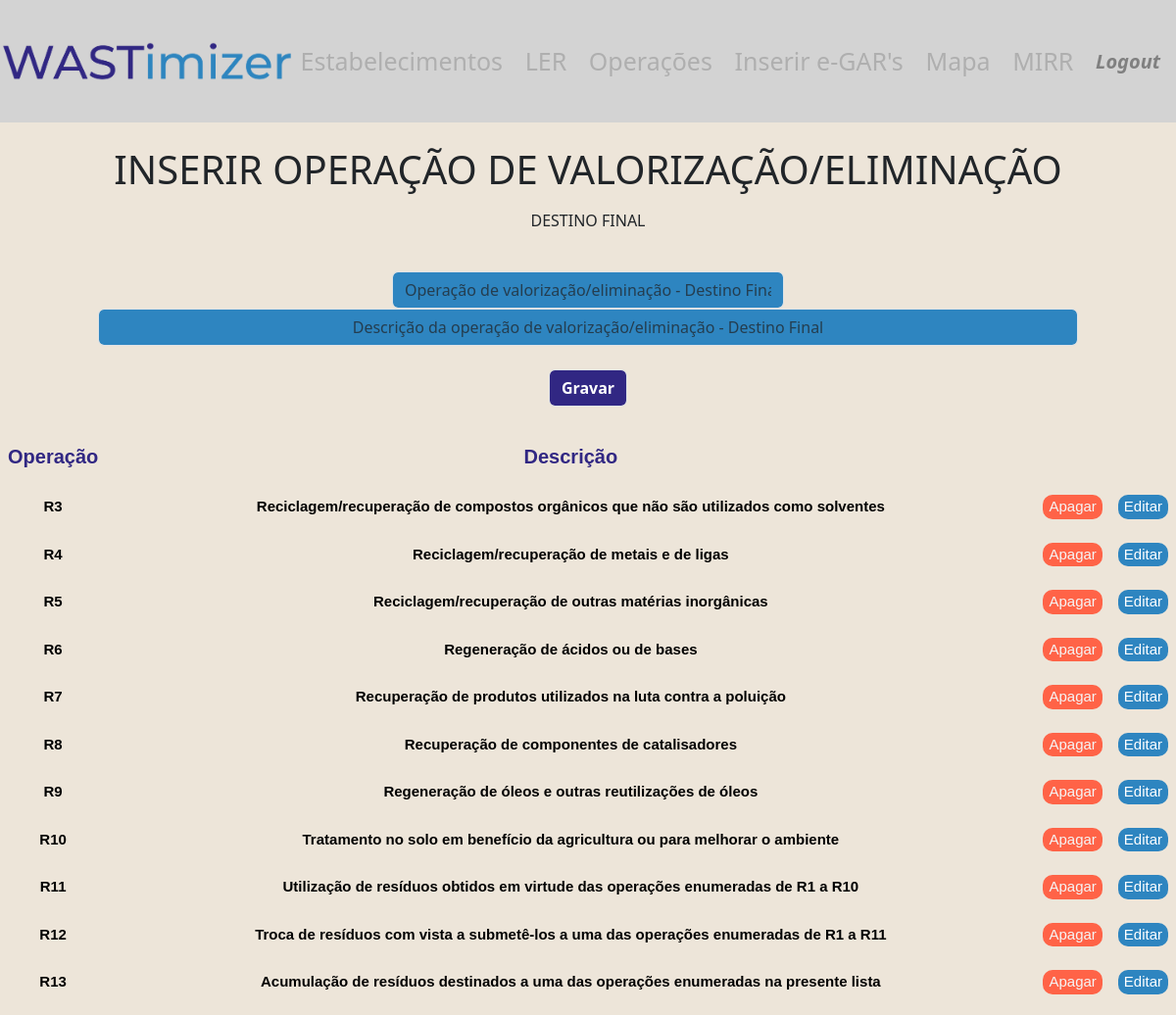
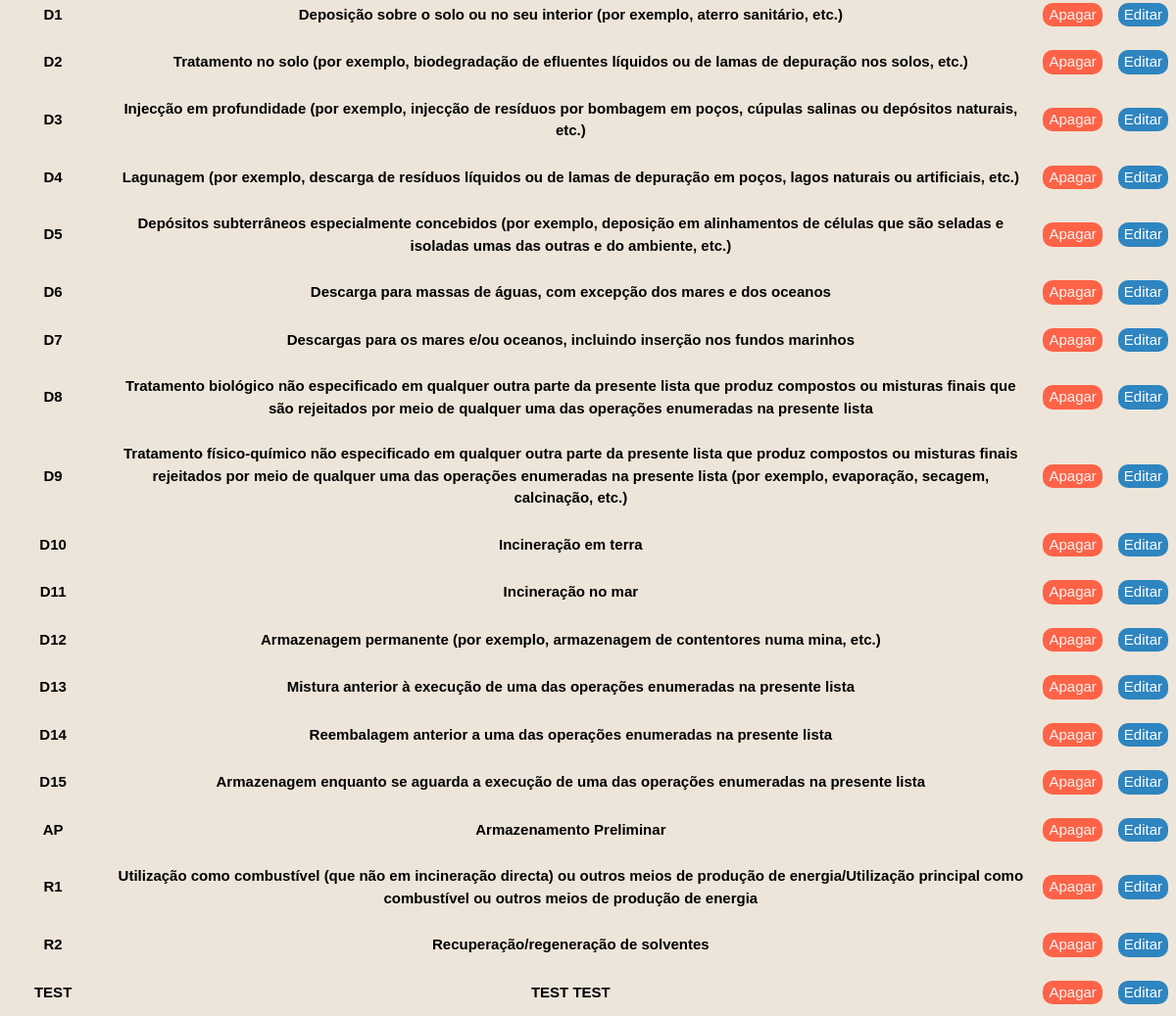
The app's page /operation_description (signed in) with its own data (2 pictures, top to bottom).
### tables this page shows
CREATE TABLE operation_description (
    operation TEXT NOT NULL UNIQUE,
    description TEXT NOT NULL 
);

### app.py (the view, shortened to what this page needs)
@app.route("/operation_description", methods=["GET", "POST"])
@login_required
def operation_description():
    if request.method == "GET":
        all_operations = db.execute("""
        SELECT
            *
        FROM
            operation_description""")
        return render_template("operation_description.html", all_operations=all_operations)

### helpers.py (called while the page is built)
def login_required(f):
    @wraps(f)
    def decorated_function(*args, **kwargs):
        if session.get("user_id") is None:
            return redirect("/login")
        return f(*args, **kwargs)
    return decorated_function

### templates/operation_description.html (shortened to what this page needs)
<!DOCTYPE html>
{% extends "layout.html" %}
{% block main %}
<br>
<p class="display-6 text-center"> INSERIR OPERAÇÃO DE VALORIZAÇÃO/ELIMINAÇÃO</p>
<p class="display-8 text-center"> DESTINO FINAL</p>
<br>
<form action="/operation_description" method="post">
    <div class="row justify-content-center">
        <div class="col-auto">
            <input autocomplete="off" autofocus class="form-control text-center mx-auto" style="width: 400px; background-color:  rgb(46, 133, 192)"  name="operation" placeholder="Operação de valorização/eliminação - Destino Final"
            type="text">
        </div>
        <div class="col-auto">
            <input autocomplete="off" class="form-control text-center mx-auto" style="width: 1000px; background-color: rgb(46, 133, 192)"  name="description" placeholder="Descrição da operação de valorização/eliminação - Destino Final" type="text">
        </div>
    </div>
    <br>
    <button class="form-control text-white fw-bold mx-auto w-auto" style="background-color: rgb(49, 39, 131)" type="submit">Gravar</button>
    <br>
</form>
<table id="input_tables" style="width:100%">
    <thead>
        <tr>
            <th>Operação</th>
            <th>Descrição</th>
        </tr>
    </thead>
    <tbody>
        {% for row in all_operations %}
        <tr>
            <td>{{ row.operation }}</td>
            <td>{{ row.description }}</td>
            <td>
                <button class="delet_edit_bttn" style="background-color: tomato; color: whitesmoke" onclick="showConfirmDelete('{{ row.operation}}')">Apagar</button>
            </td>
            <td>
                <button class="delet_edit_bttn" style="background-color: rgb(46, 133, 192); color: white" onclick="showEditForm('{{ row.operation }}')">Editar</button>
            </td>
        </tr>
        {% endfor %}
    </tbody>
</table>
{% endblock %}

### static/style.css (style rules this page uses)
.body_layout { background-color: #ede5d9; }
.delet_edit_bttn { border: none; border-radius: 10px; }
#input_tables { font-family: Arial, Helvetica, sans-serif; border-collapse: collapse; width: 100%; }
#input_tables td, #input_tables th { padding: 8px; padding-top: 12px; padding-bottom: 12px; font-size: 15px; text-align: center; font-weight: bold; }
#input_tables th { font-size: 20px; color: rgb(49, 39, 131); }
#input_tables td { font-size: 15px; color: black; }

### records on screen
operation_description: operation "R3", description "Reciclagem/recuperação de compostos orgânicos que não são utilizados como solventes"
operation_description: operation "R4", description "Reciclagem/recuperação de metais e de ligas"
operation_description: operation "R5", description "Reciclagem/recuperação de outras matérias inorgânicas"
operation_description: operation "R6", description "Regeneração de ácidos ou de bases"
operation_description: operation "R7", description "Recuperação de produtos utilizados na luta contra a poluição"
operation_description: operation "R8", description "Recuperação de componentes de catalisadores"
operation_description: operation "R9", description "Regeneração de óleos e outras reutilizações de óleos"
operation_description: operation "R10", description "Tratamento no solo em benefício da agricultura ou para melhorar o ambiente"
operation_description: operation "R11", description "Utilização de resíduos obtidos em virtude das operações enumeradas de R1 a R10"
operation_description: operation "R12", description "Troca de resíduos com vista a submetê-los a uma das operações enumeradas de R1 a R11"
operation_description: operation "R13", description "Acumulação de resíduos destinados a uma das operações enumeradas na presente lista"
operation_description: operation "D1", description "Deposição sobre o solo ou no seu interior (por exemplo, aterro sanitário, etc.)"
operation_description: operation "D2", description "Tratamento no solo (por exemplo, biodegradação de efluentes líquidos ou de lamas de depuração nos solos, etc.)"
operation_description: operation "D3", description "Injecção em profundidade (por exemplo, injecção de resíduos por bombagem em poços, cúpulas salinas ou depósitos naturais, etc.)"
operation_description: operation "D4", description "Lagunagem (por exemplo, descarga de resíduos líquidos ou de lamas de depuração em poços, lagos naturais ou artificiais, etc.)"
operation_description: operation "D5", description "Depósitos subterrâneos especialmente concebidos (por exemplo, deposição em alinhamentos de células que são seladas e isoladas umas das outras e do ambiente, etc.)"
operation_description: operation "D6", description "Descarga para massas de águas, com excepção dos mares e dos oceanos"
operation_description: operation "D7", description "Descargas para os mares e/ou oceanos, incluindo inserção nos fundos marinhos"
operation_description: operation "D8", description "Tratamento biológico não especificado em qualquer outra parte da presente lista que produz compostos ou misturas finais que são rejeitados por meio de qualquer uma das operações enumeradas na presente lista"
operation_description: operation "D9", description "Tratamento físico-químico não especificado em qualquer outra parte da presente lista que produz compostos ou misturas finais rejeitados por meio de qualquer uma das operações enumeradas na presente lista (por exemplo, evaporação, secagem, calcinação, etc.)"
operation_description: operation "D10", description "Incineração em terra"
operation_description: operation "D11", description "Incineração no mar"
operation_description: operation "D12", description "Armazenagem permanente (por exemplo, armazenagem de contentores numa mina, etc.)"
operation_description: operation "D13", description "Mistura anterior à execução de uma das operações enumeradas na presente lista"
operation_description: operation "D14", description "Reembalagem anterior a uma das operações enumeradas na presente lista"
operation_description: operation "D15", description "Armazenagem enquanto se aguarda a execução de uma das operações enumeradas na presente lista"
operation_description: operation "AP", description "Armazenamento Preliminar"
operation_description: operation "R1", description "Utilização como combustível (que não em incineração directa) ou outros meios de produção de energia/Utilização principal como combustível ou outros meios de produção de energia"
operation_description: operation "R2", description "Recuperação/regeneração de solventes"
operation_description: operation "TEST", description "TEST TEST"
